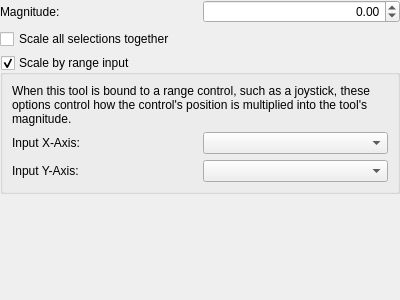
<?xml version="1.0" encoding="UTF-8"?>
<ui version="4.0">
 <class>WorldeditToolOptionsScaleSelection</class>
 <widget class="QWidget" name="WorldeditToolOptionsScaleSelection">
  <property name="geometry">
   <rect>
    <x>0</x>
    <y>0</y>
    <width>400</width>
    <height>300</height>
   </rect>
  </property>
  <property name="windowTitle">
   <string>Form</string>
  </property>
  <layout class="QGridLayout" name="gridLayout_2">
   <property name="leftMargin">
    <number>0</number>
   </property>
   <property name="topMargin">
    <number>0</number>
   </property>
   <property name="rightMargin">
    <number>0</number>
   </property>
   <property name="bottomMargin">
    <number>0</number>
   </property>
   <item row="2" column="0" colspan="2">
    <widget class="QGroupBox" name="rangeGroupbox">
     <property name="title">
      <string>Scale by range input</string>
     </property>
     <property name="checkable">
      <bool>true</bool>
     </property>
     <layout class="QGridLayout" name="gridLayout">
      <item row="1" column="0">
       <widget class="QLabel" name="rangeXLabel">
        <property name="text">
         <string>Input X-Axis:</string>
        </property>
        <property name="buddy">
         <cstring>rangeXSign</cstring>
        </property>
       </widget>
      </item>
      <item row="1" column="1">
       <widget class="QComboBox" name="rangeXSign"/>
      </item>
      <item row="2" column="0">
       <widget class="QLabel" name="rangeYLabel">
        <property name="text">
         <string>Input Y-Axis:</string>
        </property>
        <property name="buddy">
         <cstring>rangeYSign</cstring>
        </property>
       </widget>
      </item>
      <item row="2" column="1">
       <widget class="QComboBox" name="rangeYSign"/>
      </item>
      <item row="0" column="0" colspan="2">
       <widget class="QLabel" name="rangeExplain">
        <property name="text">
         <string>When this tool is bound to a range control, such as a joystick, these options control how the control's position is multiplied into the tool's magnitude.</string>
        </property>
        <property name="wordWrap">
         <bool>true</bool>
        </property>
       </widget>
      </item>
     </layout>
    </widget>
   </item>
   <item row="0" column="1">
    <widget class="QDoubleSpinBox" name="magnitude">
     <property name="alignment">
      <set>Qt::AlignRight|Qt::AlignTrailing|Qt::AlignVCenter</set>
     </property>
     <property name="suffix">
      <string/>
     </property>
     <property name="decimals">
      <number>2</number>
     </property>
     <property name="minimum">
      <double>-1000.000000000000000</double>
     </property>
     <property name="maximum">
      <double>1000.000000000000000</double>
     </property>
    </widget>
   </item>
   <item row="3" column="0" colspan="2">
    <spacer name="verticalSpacer">
     <property name="orientation">
      <enum>Qt::Vertical</enum>
     </property>
     <property name="sizeHint" stdset="0">
      <size>
       <width>8</width>
       <height>0</height>
      </size>
     </property>
    </spacer>
   </item>
   <item row="0" column="0">
    <widget class="QLabel" name="label">
     <property name="text">
      <string>Magnitude:</string>
     </property>
     <property name="buddy">
      <cstring>magnitude</cstring>
     </property>
    </widget>
   </item>
   <item row="1" column="0" colspan="2">
    <widget class="QCheckBox" name="scaleAllTogether">
     <property name="text">
      <string>Scale all selections together</string>
     </property>
    </widget>
   </item>
  </layout>
 </widget>
 <tabstops>
  <tabstop>magnitude</tabstop>
  <tabstop>scaleAllTogether</tabstop>
  <tabstop>rangeGroupbox</tabstop>
  <tabstop>rangeXSign</tabstop>
  <tabstop>rangeYSign</tabstop>
 </tabstops>
 <resources/>
 <connections/>
</ui>
